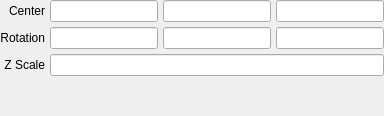
         <widget class="QWidget" name="boy">
          <layout class="QGridLayout" name="gridLayout_9">
           <property name="margin">
            <number>0</number>
           </property>
           <property name="spacing">
            <number>5</number>
           </property>
           <item row="0" column="3">
            <widget class="QLineEdit" name="lineedit_boy_translation_z"/>
           </item>
           <item row="0" column="0">
            <widget class="QLabel" name="label_69">
             <property name="text">
              <string>Center</string>
             </property>
             <property name="alignment">
              <set>Qt::AlignRight|Qt::AlignTrailing|Qt::AlignVCenter</set>
             </property>
            </widget>
           </item>
           <item row="2" column="1" colspan="3">
            <widget class="QLineEdit" name="lineedit_boy_zscale"/>
           </item>
           <item row="1" column="0">
            <widget class="QLabel" name="label_70">
             <property name="text">
              <string>Rotation</string>
             </property>
             <property name="alignment">
              <set>Qt::AlignRight|Qt::AlignTrailing|Qt::AlignVCenter</set>
             </property>
            </widget>
           </item>
           <item row="1" column="2">
            <widget class="QLineEdit" name="lineedit_boy_rotation_y"/>
           </item>
           <item row="0" column="2">
            <widget class="QLineEdit" name="lineedit_boy_translation_y"/>
           </item>
           <item row="0" column="1">
            <widget class="QLineEdit" name="lineedit_boy_translation_x"/>
           </item>
           <item row="1" column="1">
            <widget class="QLineEdit" name="lineedit_boy_rotation_x"/>
           </item>
           <item row="2" column="0">
            <widget class="QLabel" name="label_71">
             <property name="text">
              <string>Z Scale</string>
             </property>
             <property name="alignment">
              <set>Qt::AlignRight|Qt::AlignTrailing|Qt::AlignVCenter</set>
             </property>
            </widget>
           </item>
           <item row="1" column="3">
            <widget class="QLineEdit" name="lineedit_boy_rotation_z"/>
           </item>
           <item row="3" column="1">
            <spacer name="verticalSpacer_12">
             <property name="orientation">
              <enum>Qt::Vertical</enum>
             </property>
             <property name="sizeHint" stdset="0">
              <size>
               <width>20</width>
               <height>40</height>
              </size>
             </property>
            </spacer>
           </item>
          </layout>
         </widget>
